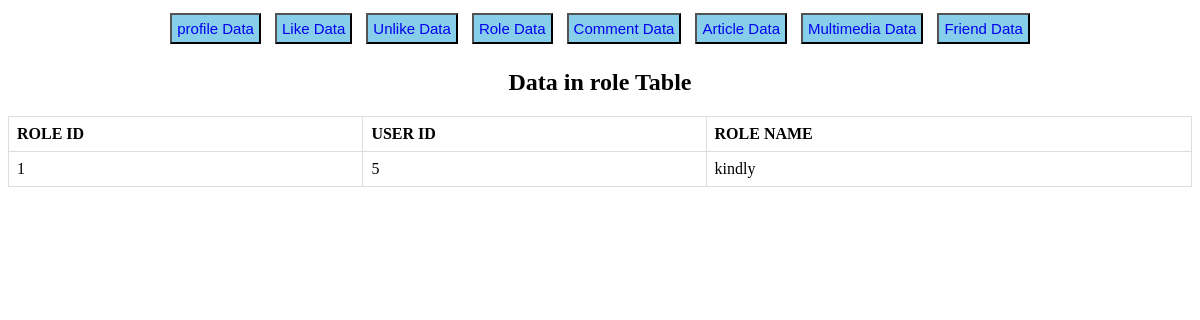
Page /roletable.php on the committed database.
### tables this page shows
CREATE TABLE `role` (
  `rid` int(11) NOT NULL,
  `userid` int(11) DEFAULT NULL,
  `rolename` varchar(50) DEFAULT NULL
);

### roletable.php (the view, shortened to what this page needs)
<?php
$servername = "localhost";
$username = "root";
$password = "";
$dbname = "bityeartwo2024!";
$conn = new mysqli($servername, $username, $password, $dbname);
$sql = "SELECT * FROM role";
$result = $conn->query($sql);
?>
<!DOCTYPE html>
<html lang="en">
<head>
</head>
<body>
<center><div>
<button><a href="profiletable.php">profile Data</a></button>
<button><a href="liketable.php">Like Data</a></button>
<button><a href="unliketable.php">Unlike Data</a></button>
<button><a href="roletable.php">Role Data</a></button>
<button><a href="commenttable.php">Comment Data</a></button>
<button><a href="articletable.php">Article Data</a></button>
<button><a href="multimediatable.php">Multimedia Data</a></button>
<button><a href="friendtable.php">Friend Data</a></button>
</div></center>
<center><h2>Data in role Table</h2></center>
<table>
    <tr>
    <th>ROLE ID</th>
        <th>USER ID</th>
        <th>ROLE NAME</th>
    </tr>
    <?php
    if ($result->num_rows > 0) {
        while($row = $result->fetch_assoc()) {
            echo "<tr>";
            echo "<td>".$row["rid"]."</td>";
            echo "<td>".$row["userid"]."</td>";
             echo "<td>".$row["rolename"]."</td>";
            echo "</tr>";
        }
    } else {
        echo "0 results";
    }
    ?>
</table>
</body>
</html>

### roletable.php (style rules this page uses)
table { border-collapse: collapse; width: 100%; }
th, td { border: 1px solid #dddddd; text-align: left; padding: 8px; }
button { background-color: skyblue; color: white; font-size: 15px; padding: 5px; margin: 5px; }
button a { text-decoration: none; }

### rows in the picture
role: rid "1", userid "5", rolename "kindly"
